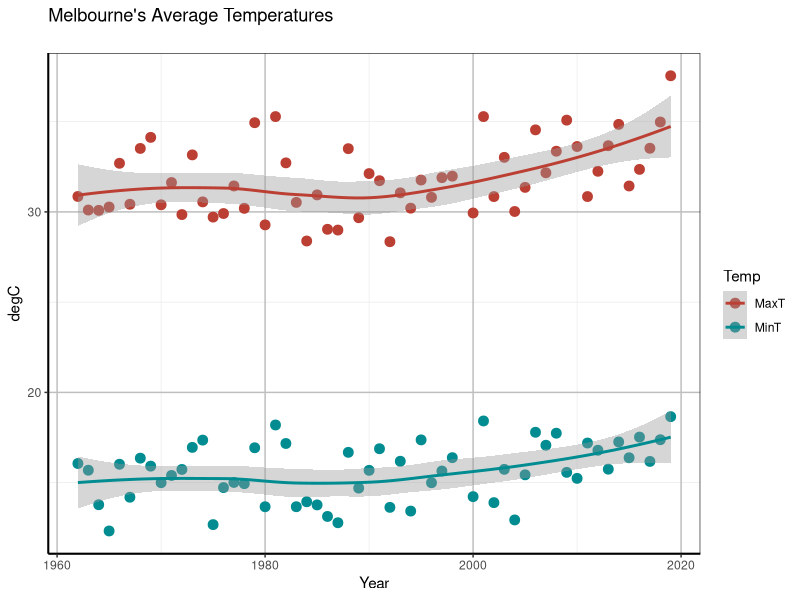

The R source for this figure:

library(tidyverse)
library(reshape2)


data2 <- read.csv("data/kerang.csv", as.is=TRUE, header=TRUE)
data2 <- na.omit(data2)

max.temp <- select(data2, everything())%>%
  #filter(Month == 2)%>%
        filter(Month %in% c(1)) %>%
        filter(Year >=1900 & Year <= 2019)%>%
  group_by(Year)%>%
  summarize(MaxT = mean(Max), MinT = mean(Min))

tall.temp <- gather(data=max.temp,key=Temp,value=Degree,na.rm=FALSE,MaxT,MinT)

# To tidy up and remove reshape2----------------------------------
#tall.temp2 <- gather(max.temp, Year)

plot <- ggplot(tall.temp, aes(Year,Degree, col=Temp)) + 
        geom_point(size=3) + 
        geom_smooth(method=loess) + 
        ggtitle("Melbourne's Average Temperatures\n") +
        scale_color_hue(l=45) +
        ylab("degC") 

plot <- plot + theme_bw()

plot <- plot + theme(panel.grid.major = element_line(size = 0.5, color = "grey"), axis.line = element_line(size = 0.7, color = "black"))    
plot
  
